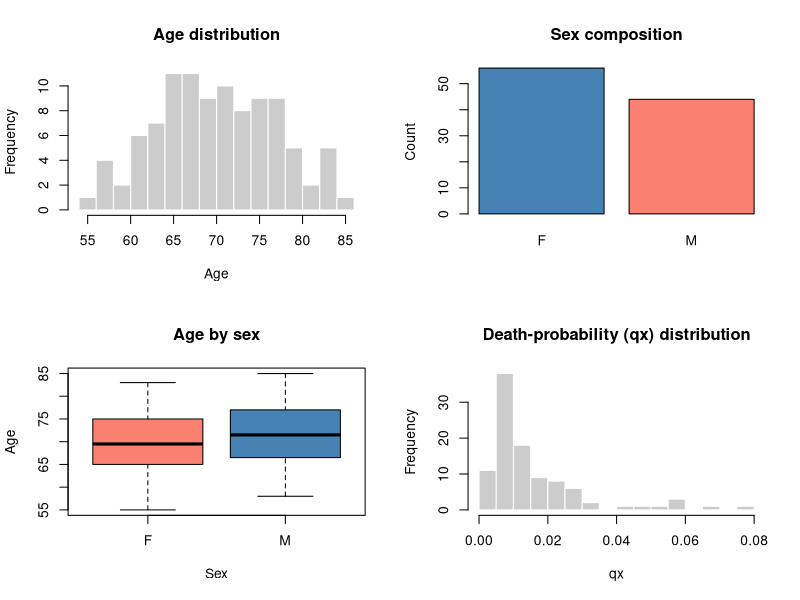
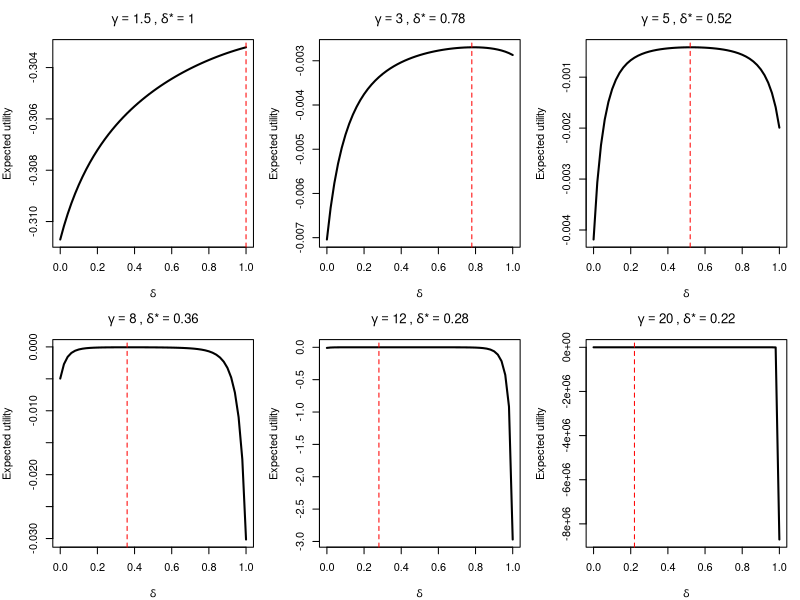
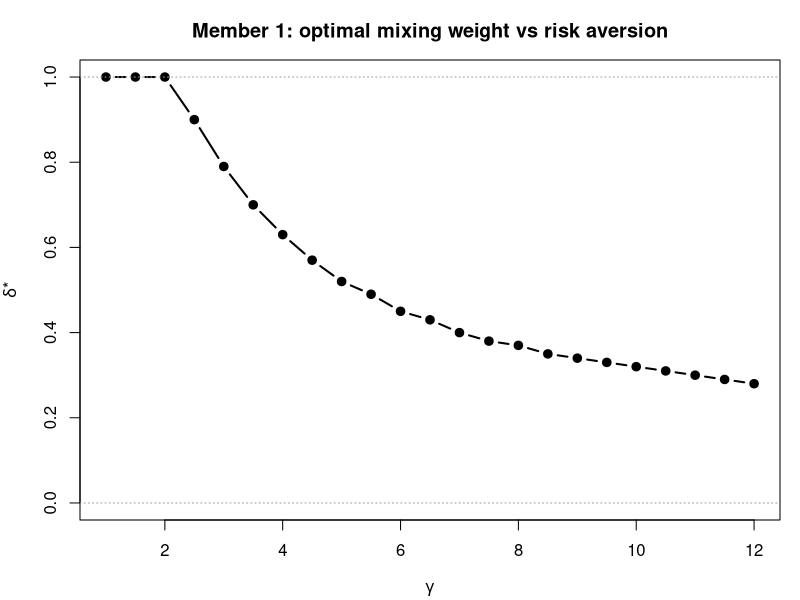
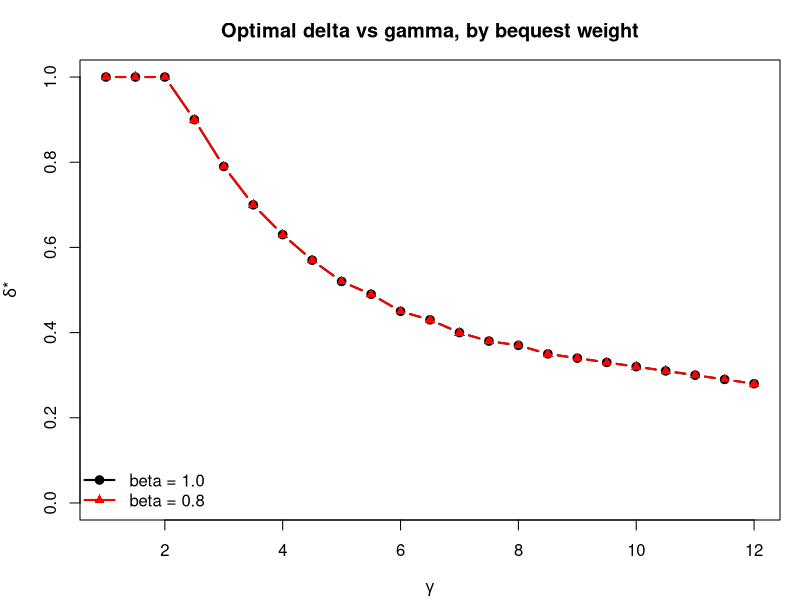

Reproduce these figures in R, in order.
## ---- chunk 1
knitr::opts_chunk$set(echo = TRUE, warning = FALSE, message = FALSE)
if (!requireNamespace("readxl", quietly = TRUE)) install.packages("readxl")
library(readxl)
## ---- chunk 2
# --- 1. Load the mortality table (CPM2014, Table 1) --------------------------
Data_raw <- read_excel(path = 'CPM2014 Mortality Table.xlsx')
Mortality_Table <- data.frame(
  age       = as.numeric(Data_raw$Age),
  qx_male   = as.numeric(Data_raw$Male),
  qx_female = as.numeric(Data_raw$Female)
)
rm(Data_raw)
Mortality_Table <- Mortality_Table[!is.na(Mortality_Table$age), ]

# --- 2. qx lookup -----------------------------------------------------------
get_qx <- function(ages, sexes) {
  index <- match(ages, Mortality_Table$age)
  if (any(is.na(index))) warning("Some ages are outside the table")
  ifelse(sexes == 'M',
         Mortality_Table$qx_male[index],
         Mortality_Table$qx_female[index])
}

# --- 3. Portfolio generator -------------------------------------------------
generate_portfolio <- function(n, age_min = 55, age_max = 90,
                               contrib = 100, contrib_sd = 0,
                               prob_male = 0.5, age_dist = "uniform",
                               age_mean = 70, age_sd = 8, seed = NULL) {
  if (!is.null(seed)) set.seed(seed)
  sex <- ifelse(runif(n) < prob_male, "M", "F")
  ages_range <- age_min:age_max
  age <- switch(age_dist,
    uniform = sample(ages_range, n, replace = TRUE),
    normal  = round(pmax(age_min, pmin(age_max, rnorm(n, age_mean, age_sd)))),
    peaked  = sample(ages_range, n, replace = TRUE,
                     prob = dnorm(ages_range, age_mean, age_sd)),
    stop("unknown age_dist: ", age_dist)
  )
  a <- if (contrib_sd > 0) round(pmax(1, rnorm(n, contrib, contrib_sd)))
       else rep(contrib, n)
  data.frame(id = 1:n, age = age, sex = sex,
             qx = get_qx(age, sex), contributions = a,
             stringsAsFactors = FALSE)
}

# --- 4. Distribution of S_n by convolution ----------------------------------
convolution2 <- function(d1, d2) {
  values <- outer(d1$value, d2$value, "+")
  probs  <- outer(d1$prob,  d2$prob,  "*")
  merged <- tapply(probs, round(values, 8), sum)
  data.frame(value = as.numeric(names(merged)), prob = as.numeric(merged))
}

pool_distribution <- function(tontine_data, rows = seq_len(nrow(tontine_data))) {
  one_member <- lapply(rows, function(j)
    data.frame(value = c(0, tontine_data$contributions[j]),
               prob  = c(1 - tontine_data$qx[j], tontine_data$qx[j])))
  Reduce(convolution2, one_member)
}

# --- 5. CMRS rule (Denuit-Hieber-Robert, formula 2.2) -----------------------
cmrs_one <- function(pf, i, full = pool_distribution(pf)) {
  loo  <- pool_distribution(pf, setdiff(seq_len(nrow(pf)), i))
  p_loo <- loo$prob[match(round(full$value - pf$contributions[i], 8),
                          round(loo$value, 8))]
  p_loo[is.na(p_loo)] <- 0
  data.frame(id = pf$id[i], s = full$value, prob = full$prob,
             credit = pf$contributions[i] * pf$qx[i] * p_loo / full$prob)
}

# --- 6. Proportional rule ---------------------------------------------------
prop_one <- function(pf, i) {
  full <- pool_distribution(pf)
  w_i  <- (pf$qx[i] * pf$contributions[i]) / sum(pf$qx * pf$contributions)
  data.frame(id = pf$id[i], s = full$value, prob = full$prob,
             credit = w_i * full$value)
}

# --- 7. Convex combination --------------------------------------------------
combo_one <- function(pf, i, delta) {
  cm <- cmrs_one(pf, i)
  pr <- prop_one(pf, i)
  data.frame(id = pf$id[i], s = cm$s, prob = cm$prob,
             credit = delta * cm$credit + (1 - delta) * pr$credit)
}

# --- 8. CRRA utility and EXACT expected utility -----------------------------
utility <- function(w, gamma) {
  if (abs(gamma - 1) < 1e-9) log(w) else (w^(1 - gamma)) / (1 - gamma)
}

expected_utility_exact <- function(pf, i, delta, gamma, beta = 1) {
  a_i <- pf$contributions[i]; q_i <- pf$qx[i]
  cc  <- combo_one(pf, i, delta)
  loo <- pool_distribution(pf, setdiff(seq_len(nrow(pf)), i))
  idx_survive <- match(round(loo$value,       8), round(cc$s, 8))
  idx_die     <- match(round(loo$value + a_i, 8), round(cc$s, 8))
  credit_survive <- ifelse(is.na(idx_survive), 0, cc$credit[idx_survive])
  credit_die     <- ifelse(is.na(idx_die),     0, cc$credit[idx_die])
  U_survive <- sum(utility(a_i + credit_survive, gamma) * loo$prob)
  U_die     <- sum(utility(credit_die,           gamma) * loo$prob)
  (1 - q_i) * U_survive + beta * q_i * U_die
}

# --- 8b. Fast helpers for sweeps (heavy parts computed once per member) ------
# precompute_member() runs the expensive convolutions ONCE; eu_fast() then
# evaluates expected utility for any (delta, gamma, beta) by cheap arithmetic.
# eu_fast() is numerically identical to expected_utility_exact().
precompute_member <- function(pf, i) {
  full <- pool_distribution(pf)
  cm   <- cmrs_one(pf, i, full)
  loo  <- pool_distribution(pf, setdiff(seq_len(nrow(pf)), i))
  a_i  <- pf$contributions[i]; q_i <- pf$qx[i]
  w_i  <- (q_i * a_i) / sum(pf$qx * pf$contributions)
  list(a_i = a_i, q_i = q_i,
       cmrs = cm$credit, prop = w_i * cm$s, prob = loo$prob,
       idx_s = match(round(loo$value,       8), round(cm$s, 8)),
       idx_d = match(round(loo$value + a_i, 8), round(cm$s, 8)))
}

eu_fast <- function(P, delta, gamma, beta = 1) {
  credit <- delta * P$cmrs + (1 - delta) * P$prop
  cs <- ifelse(is.na(P$idx_s), 0, credit[P$idx_s])
  cd <- ifelse(is.na(P$idx_d), 0, credit[P$idx_d])
  (1 - P$q_i) * sum(utility(P$a_i + cs, gamma) * P$prob) +
    beta * P$q_i * sum(utility(cd, gamma) * P$prob)
}
## ---- chunk 3
pf <- generate_portfolio(n = 100, age_min = 55, age_max = 85,
                         contrib = 50, contrib_sd = 3,
                         prob_male = 0.5, age_dist = 'peaked',
                         age_mean = 70, age_sd = 8, seed = 125)
head(pf)
summary(pf$age)
table(pf$sex)
mean(pf$qx)
## ---- chunk 4
par(mfrow = c(2, 2))

hist(pf$age, breaks = 15, col = "grey80", border = "white",
     main = "Age distribution", xlab = "Age")

barplot(table(pf$sex), col = c("steelblue", "salmon"),
        main = "Sex composition", ylab = "Count")

boxplot(age ~ sex, data = pf, col = c("salmon", "steelblue"),
        main = "Age by sex", xlab = "Sex", ylab = "Age")

hist(pf$qx, breaks = 15, col = "grey80", border = "white",
     main = "Death-probability (qx) distribution", xlab = "qx")

par(mfrow = c(1, 1))
## ---- chunk 5
i      <- 1
P      <- precompute_member(pf, i)
deltas <- seq(0, 1, by = 0.02)
gammas <- c(1.5, 3, 5, 8, 12, 20)     # six values -> 2 rows x 3 cols

par(mfrow = c(2, 3), mar = c(4, 4, 3, 1))   # 2 rows, 3 columns

for (g in gammas) {
  eu <- sapply(deltas, function(d) eu_fast(P, d, gamma = g, beta = 1))
  d_star <- deltas[which.max(eu)]
  plot(deltas, eu, type = "l", lwd = 2,
       xlab = expression(delta), ylab = "Expected utility",
       main = bquote(gamma == .(g) ~ "," ~ delta*"*" == .(d_star)))
  abline(v = d_star, col = "red", lty = 2)   # mark the optimum
}

par(mfrow = c(1, 1))
## ---- chunk 6
gammas_fine <- seq(1, 12, by = 0.5)
deltas_fine <- seq(0, 1, by = 0.01)

opt_delta <- sapply(gammas_fine, function(g) {
  eu <- sapply(deltas_fine, function(d) eu_fast(P, d, gamma = g, beta = 1))
  deltas_fine[which.max(eu)]
})

plot(gammas_fine, opt_delta, type = "b", pch = 19, lwd = 2,
     ylim = c(0, 1),
     xlab = expression(gamma), ylab = expression(delta * "*"),
     main = paste0("Member ", i, ": optimal mixing weight vs risk aversion"))
abline(h = c(0, 1), lty = 3, col = "grey60")
## ---- chunk 7
opt_delta_beta <- function(beta) {
  sapply(gammas_fine, function(g) {
    eu <- sapply(deltas_fine, function(d) eu_fast(P, d, gamma = g, beta = beta))
    deltas_fine[which.max(eu)]
  })
}

od1   <- opt_delta_beta(1.0)
od08  <- opt_delta_beta(0.8)

plot(gammas_fine, od1, type = "b", pch = 19, lwd = 2, ylim = c(0, 1),
     xlab = expression(gamma), ylab = expression(delta * "*"),
     main = "Optimal delta vs gamma, by bequest weight")
lines(gammas_fine, od08, type = "b", pch = 17, lwd = 2, col = "red")
legend("bottomleft", legend = c("beta = 1.0", "beta = 0.8"),
       col = c("black", "red"), pch = c(19, 17), lwd = 2, bty = "n")
